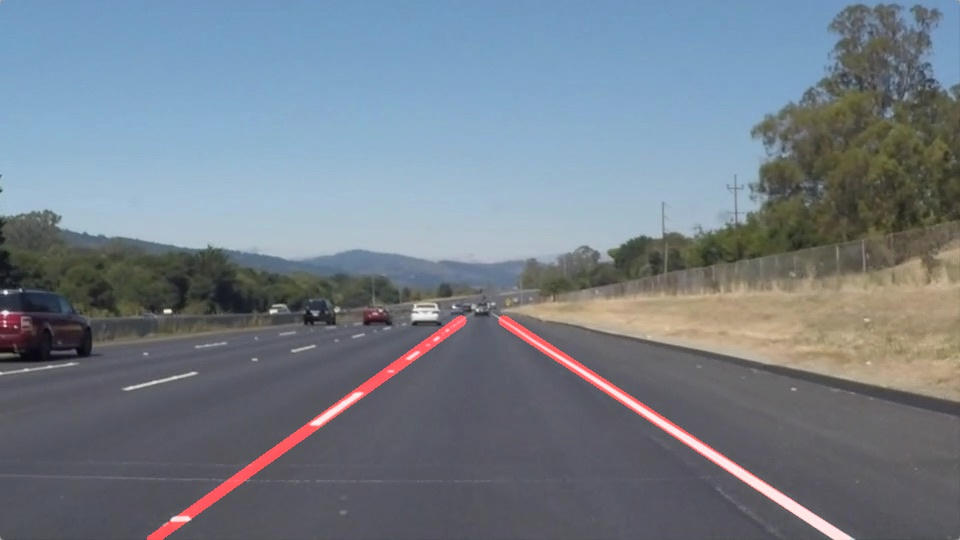
#> input picture P1_LaneDetect/examples/laneLines_thirdPass.jpg, 960 x 540 px; its folder holds only this picture in this run
$ python -i binary_combo.py   (imports and definitions only)   (older library calls are emulated)
#> lines starting #> are read from the running program, lines starting #| are printed output that depends on the picture; after the words box and inside, x2 and y2 are one past the last pixel; in counts of white or black regions, pixels touching at a corner belong together
#> further down, picture is the input picture: shape (540, 960, 3); mean B, G, R 136.5, 126, 116.1
import numpy as np
import cv2
import glob
import matplotlib.pyplot as plt
import os

#enchance yellow line
"""
def enhance_yellow(img):
    hsv = cv2.cvtColor(img, cv2.COLOR_BGR2HSV)
    h, s, v = cv2.split(hsv)
    low_yellow = np.array([5, 100, 100])
    high_yellow = np.array([40,255,255])
    yellow_range=cv2.inRange(hsv, low_yellow, high_yellow)
    yellow_converted_img=img.copy()
    yellow_converted_img[yellow_range == 255] = 255
    cv2.imshow("test",yellow_converted_img)
    return yellow_converted_img
"""
def enhance_yellow(img):
    hsv = cv2.cvtColor(img, cv2.COLOR_BGR2HSV)
#> hsv: shape (540, 960, 3); mean H, S, V 95.3, 53.9, 143.6
    h, s, v = cv2.split(hsv)
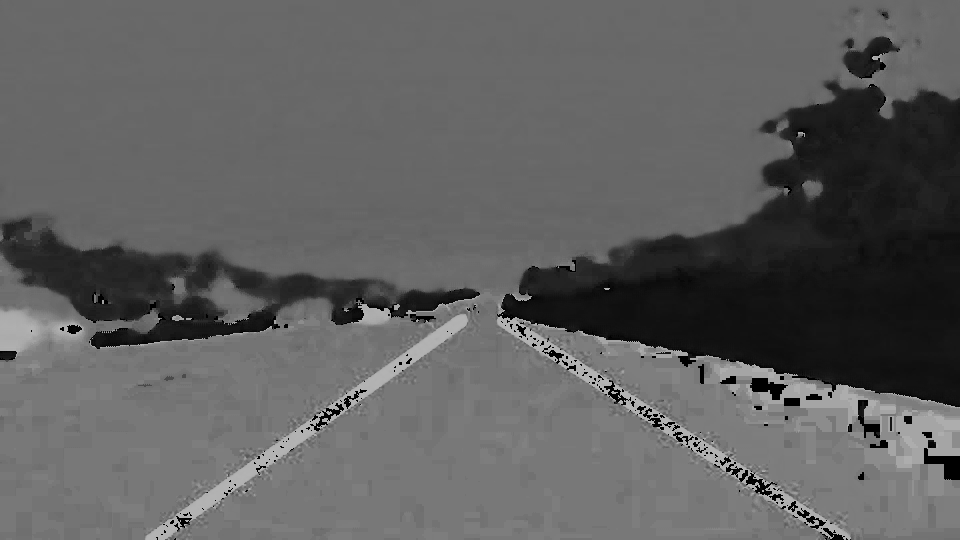
#> h: shape (540, 960); min 0, max 179, mean 95.3
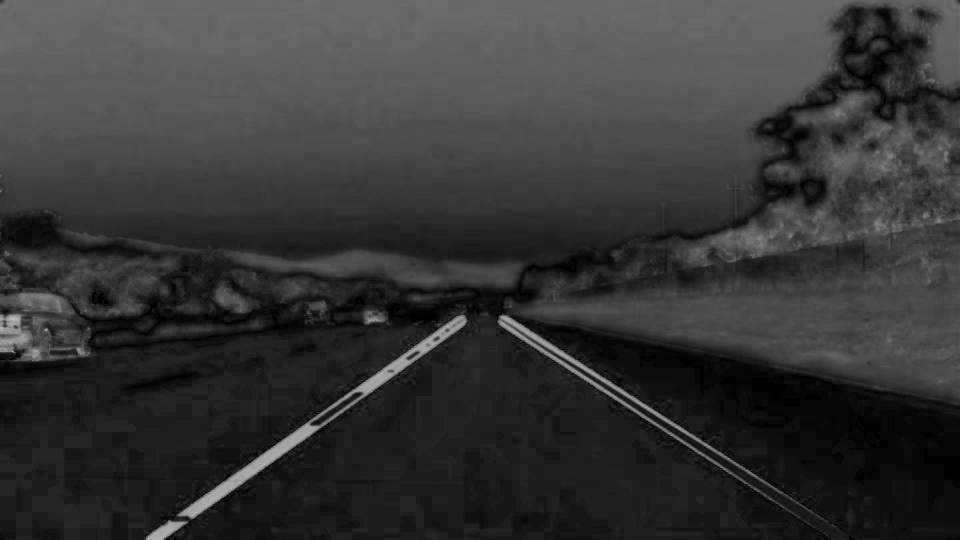
#> s: shape (540, 960); min 0, max 188, mean 53.9
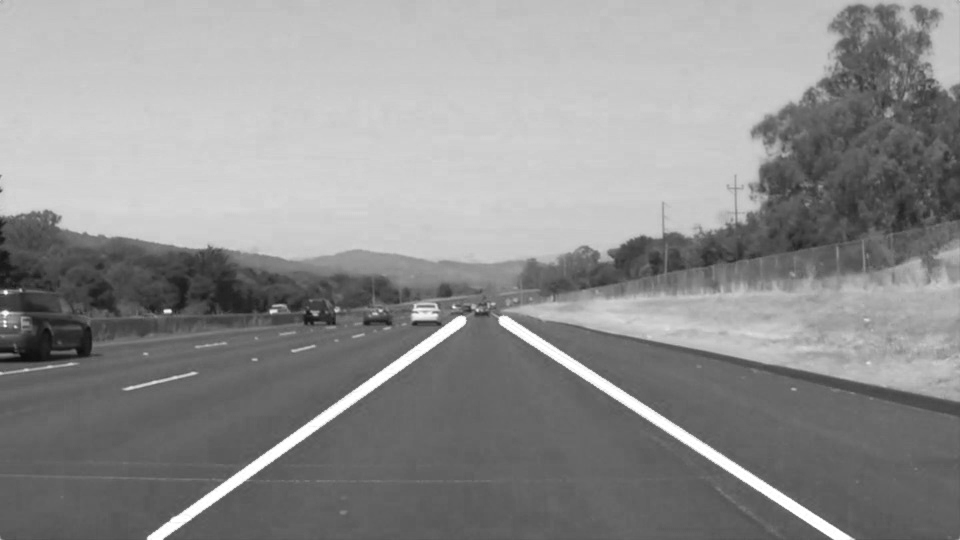
#> v: shape (540, 960); min 12, max 255, mean 143.6
    yellow_range=cv2.inRange(s, 100,250)
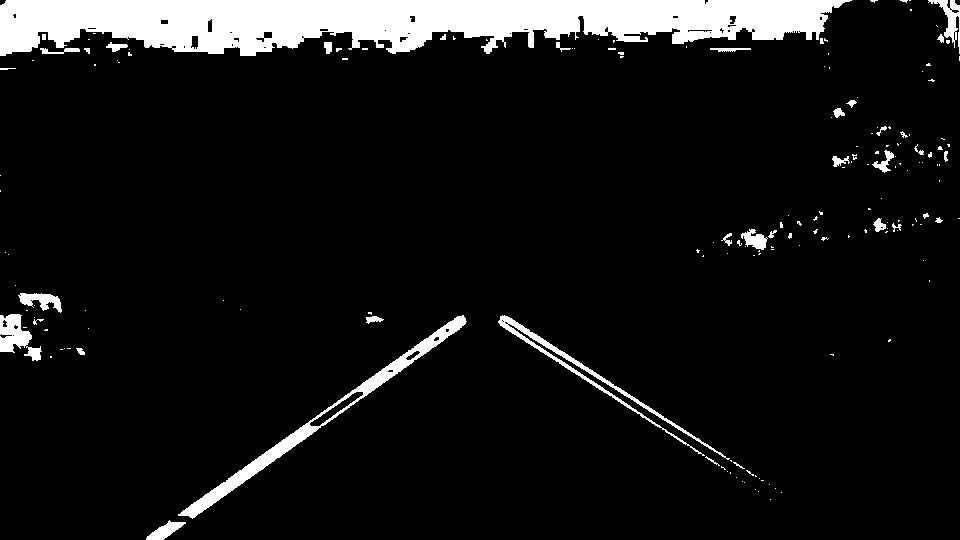
#> yellow_range: shape (540, 960); 8.4% white; 174 white regions (136 under 20 px), largest, box (x1, y1, x2, y2) and area: (0, 0, 852, 56) 33206, (178, 315, 467, 519) 3694, (498, 315, 730, 460) 1836
    yellow_converted_img = np.zeros_like(img)
    yellow_converted_img[yellow_range == 255] = 255
    return yellow_converted_img

#enchance white line
def enhance_white(img):
    cv2.imshow("test",img)
    hsv = cv2.cvtColor(img, cv2.COLOR_BGR2HSV)
    lower_white = np.array([0, 0, 200])
    upper_white = np.array([255, 30, 255])
    white_range=cv2.inRange(hsv, lower_white, upper_white)
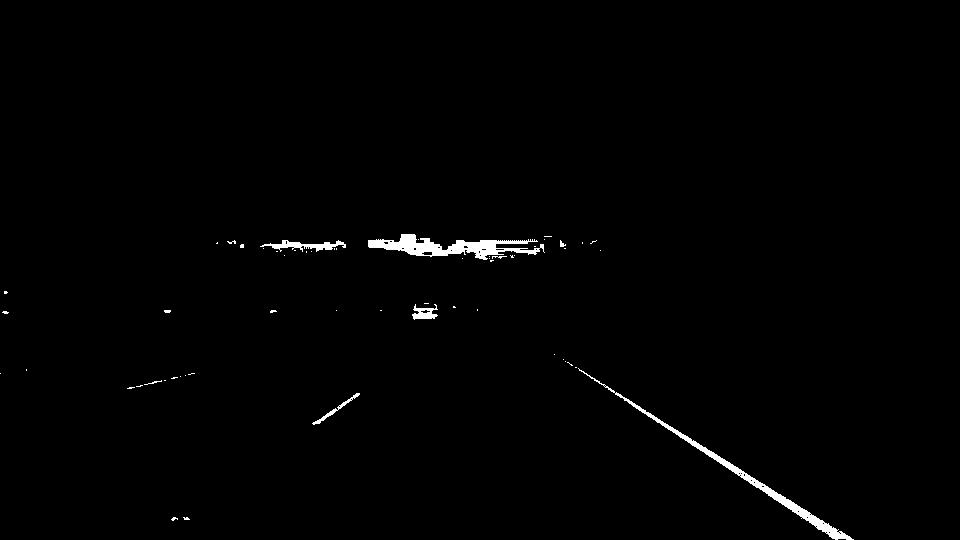
#> white_range: shape (540, 960); 0.91% white; 58 white regions (50 under 20 px), largest, box (x1, y1, x2, y2) and area: (368, 234, 545, 260) 1910, (578, 368, 854, 540) 1692, (260, 240, 346, 252) 422
    white_converted_img = np.zeros_like(img)
    white_converted_img[white_range == 255] = 255
#    cv2.imshow("test",yellow_converted_img)
    return white_converted_img

def abs_sobel_thresh(img, orient='x', sobel_kernel=3, thresh=(0, 255)):
    gray = cv2.cvtColor(img, cv2.COLOR_RGB2GRAY)

    # sobel 이미지 추출
    if orient == 'x':
        abs_sobel = np.absolute(cv2.Sobel(gray, cv2.CV_64F, 1, 0))
    if orient == 'y':
        abs_sobel = np.absolute(cv2.Sobel(gray, cv2.CV_64F, 0, 1))
    # range 0~1
    abs_sobel = np.absolute(abs_sobel)
    scaled_sobel = np.uint8(255 * abs_sobel / np.max(abs_sobel))
    # Pixels have a value of 1 or 0 based on the strength of the x gradient.
    sbinary = np.zeros_like(scaled_sobel)
    sbinary[(scaled_sobel >= thresh[0]) & (scaled_sobel <= thresh[1])] = 1
    binary_output = np.copy(sbinary)
    return binary_output


def mag_thresh(image, sobel_kernel=3, mag_thresh=(0, 255)):
    # Apply the following steps to img
    gray = cv2.cvtColor(image, cv2.COLOR_RGB2GRAY)

    # sobel image
    abs_sobel_x = np.absolute(cv2.Sobel(gray, cv2.CV_64F, 1, 0,sobel_kernel))
    abs_sobel_y = np.absolute(cv2.Sobel(gray, cv2.CV_64F, 0, 1,sobel_kernel))

    # 3) Calculate the magnitude
    grad_mag= np.sqrt(abs_sobel_x**2+abs_sobel_y **2)

    # 4) Scale to 8-bit (0 - 255) and convert to type = np.uint8
    scale_factor = np.max(grad_mag)/255
    grad_mag = (grad_mag/scale_factor).astype(np.uint8)

    # 5) Create a binary mask where mag thresholds are met
    binary_output = np.zeros_like(grad_mag)
    binary_output[(grad_mag >= mag_thresh[0]) & (grad_mag <= mag_thresh[1])] = 1

    # 6) Return this mask as your binary_output image
    return binary_output

def dir_threshold(img, sobel_kernel=3, thresh=(0, np.pi/2)):
    # Grayscale
    gray = cv2.cvtColor(img, cv2.COLOR_RGB2GRAY)
    # Calculate the x and y gradients
    sobelx = cv2.Sobel(gray, cv2.CV_64F, 1, 0, ksize=sobel_kernel)
    sobely = cv2.Sobel(gray, cv2.CV_64F, 0, 1, ksize=sobel_kernel)
    # Take the absolute value of the gradient direction,
    # apply a threshold, and create a binary image result
    absgraddir = np.arctan2(np.absolute(sobely), np.absolute(sobelx))
    binary_output =  np.zeros_like(absgraddir)
    binary_output[(absgraddir >= thresh[0]) & (absgraddir <= thresh[1])] = 1

    # Return the binary image
    return binary_output


def binary_combo(image ):
    # Choose a Sobel kernel size
    ksize = 3 # Choose a larger odd number to smooth gradient measurements
    yellow_enhanced_img=enhance_yellow(image)
    white_enhanced_img=enhance_white(image)
    mixed_enhanced_img= np.zeros_like(image)
    mixed_enhanced_img[(yellow_enhanced_img == 255) | (white_enhanced_img == 255)] = 255
    cv2.imshow("",mixed_enhanced_img)
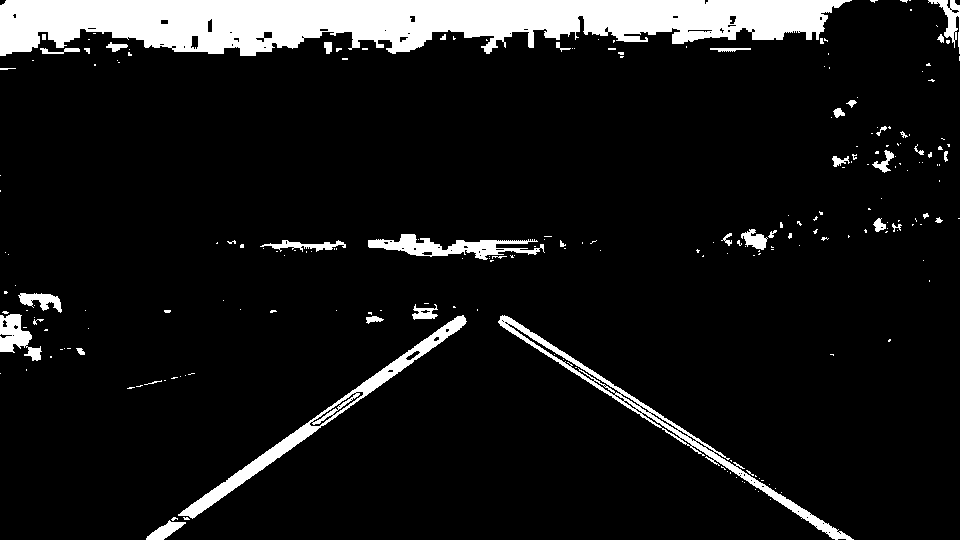
#> window '': shape (540, 960, 3); 9.3% white; 226 white regions (184 under 20 px), largest, box (x1, y1, x2, y2) and area: (0, 0, 852, 56) 33206, (178, 315, 467, 519) 3868, (498, 315, 854, 540) 3587

    grady = abs_sobel_thresh(mixed_enhanced_img, orient='y', sobel_kernel=ksize, thresh=(50, 100))
    gradx = abs_sobel_thresh(mixed_enhanced_img, orient='x', sobel_kernel=ksize, thresh=(50, 100))
    mag_binary = mag_thresh(mixed_enhanced_img, sobel_kernel=ksize, mag_thresh=(5, 100))
    dir_binary = dir_threshold(mixed_enhanced_img, sobel_kernel=ksize, thresh=(0.7, 1.3))
    combined = np.zeros_like(dir_binary)
    combined[((gradx == 1) & (grady == 1)) | ((mag_binary == 1) & (dir_binary == 1))] = 1

    return combined

>>> import cv2
>>> picture = cv2.imread('../../../P1_LaneDetect/examples/laneLines_thirdPass.jpg')
>>> result = binary_combo(picture)
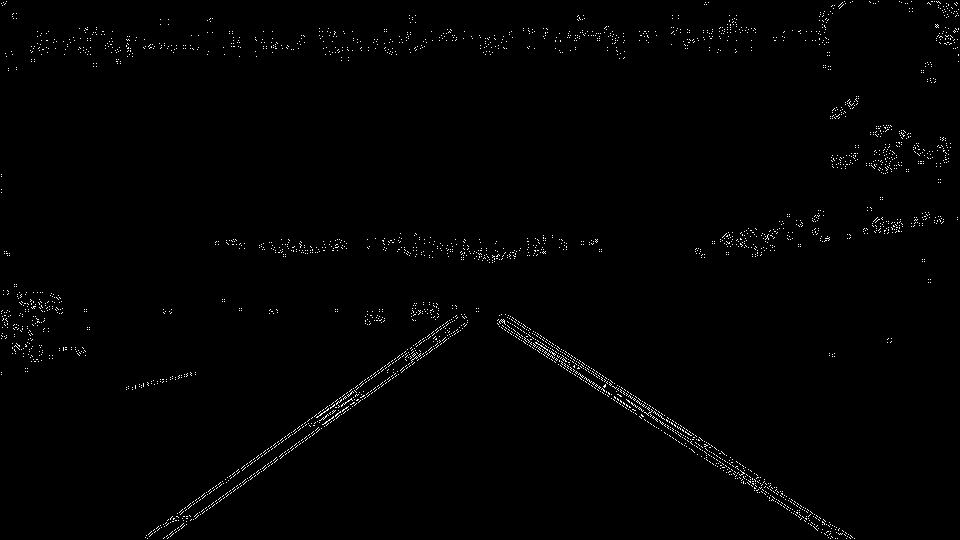
#> result: shape (540, 960) float64; values 0 (black) and 1 (white), 0.94% white in thin lines or dots
